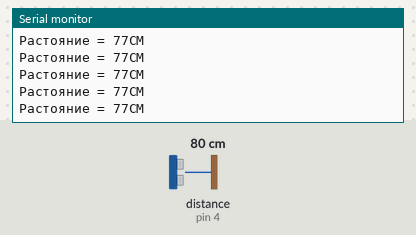
The sketch below on a simulated Arduino Uno, built with avr-gcc and run on an emulated ATmega328P. Parts: the last lines printed to the serial monitor. The test bench sets the inputs (shaded band); at power-on: distance to the obstacle (sensor on pin 4) 80 cm. The echo pulse lasts 58.3 µs per cm.

Above: at 1.2 s.
1.3 s: distance to the obstacle (sensor on pin 4) set to 2 cm
At 1.38 s:
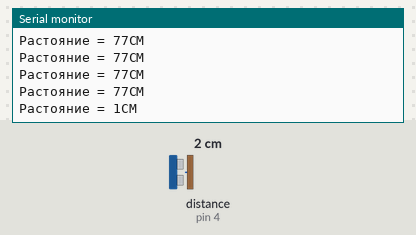
4.3 s: distance to the obstacle (sensor on pin 4) set to 35 cm
At 4.3 s:
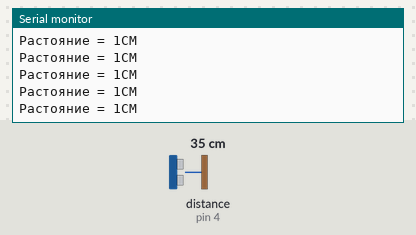
7.3 s: distance to the obstacle (sensor on pin 4) set to 250 cm
At 7.4 s:
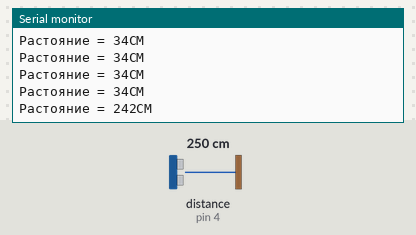
19.3 s: distance to the obstacle (sensor on pin 4) set to 35 cm
At 19.4 s:
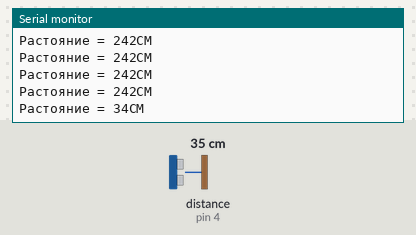
22.3 s: distance to the obstacle (sensor on pin 4) set to 120 cm
At 22.38 s:
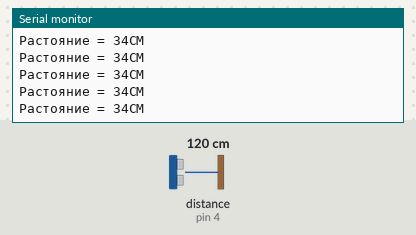
Timing chart, 0 to 25.3 s (numbered marks = the images above; inputs shaded):
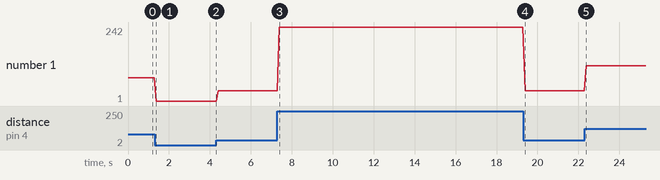

The sketch:

Dalnometr.ino
```cpp
long duration, cm;

void setup() {

pinMode(3, OUTPUT);
pinMode(4, INPUT);
Serial.begin(9600);
}

void loop() {
digitalWrite(3, LOW);
delayMicroseconds(2);
digitalWrite(3, HIGH);
delayMicroseconds(10);
digitalWrite(3, LOW);

duration=pulseIn(4, HIGH);
cm=duration/30/2;
Serial.print("Растояние = ");
Serial.print(cm);
Serial.print("СM");
Serial.println();
delay(100);

}
```

Measured:
- after the input at 1.3 s, the serial monitor: prints a new line after 0.07 s (image 1)
- after the input at 7.3 s, the serial monitor: prints a new line after 0.10 s (image 3)
- after the input at 19.3 s, the serial monitor: prints a new line after 0.09 s (image 4)
- plotted number 1: 77 → 1 after the input at 1.3 s, 1 → 34 after the input at 4.3 s, 34 → 242 after the input at 7.3 s, 242 → 34 after the input at 19.3 s, 34 → 116 after the input at 22.3 s
